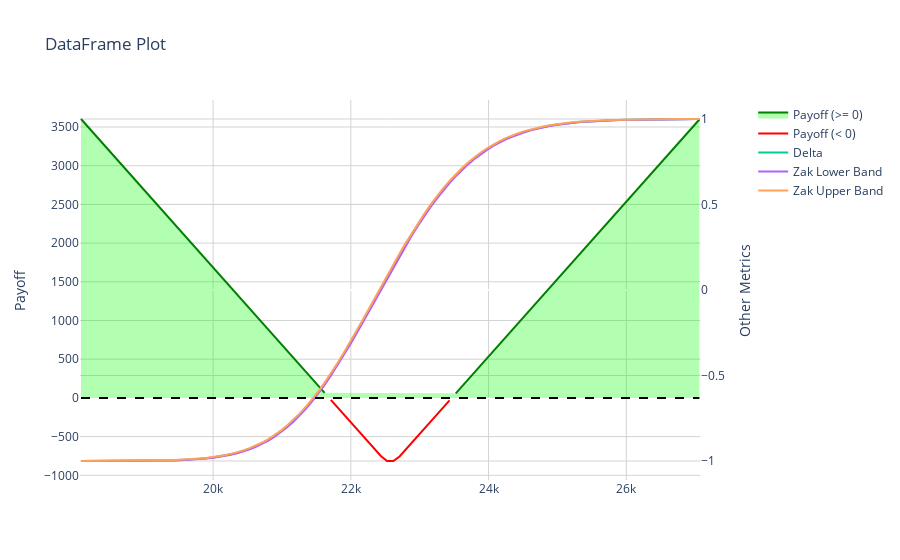

Notebook source saved alongside this figure:
### Code cell
import plotly.graph_objects as go
from plotly.subplots import make_subplots
import numpy as np

# Ensure that the DataFrame has the required columns:
# 'S', 'payoff', 'delta', 'zak_lower_band', and 'zak_upper_band'

# Create separate columns for payoff above and below zero.
df['payoff_positive'] = df['payoff'].where(df['payoff'] >= 0, np.nan)
df['payoff_negative'] = df['payoff'].where(df['payoff'] < 0, np.nan)

# Create a figure with a secondary y-axis.
fig = make_subplots(specs=[[{"secondary_y": True}]])

# Add the positive payoff trace with a green shaded fill.
fig.add_trace(
    go.Scatter(
        x=df['S'],
        y=df['payoff_positive'],
        mode='lines',
        name='Payoff (>= 0)',
        line=dict(color='green'),
        fill='tozeroy',
        fillcolor='rgba(0, 255, 0, 0.3)'
    ),
    secondary_y=False
)

# Add the negative payoff trace with a red line.
fig.add_trace(
    go.Scatter(
        x=df['S'],
        y=df['payoff_negative'],
        mode='lines',
        name='Payoff (< 0)',
        line=dict(color='red')
    ),
    secondary_y=False
)

# Add a horizontal line at y=0.
fig.add_shape(
    type="line",
    x0=df['S'].min(),
    x1=df['S'].max(),
    y0=0,
    y1=0,
    line=dict(color="black", dash="dash"),
    xref="x",
    yref="y"
)

# Plot the additional metrics on the secondary y-axis.
fig.add_trace(
    go.Scatter(
        x=df['S'],
        y=df['delta'],
        mode='lines',
        name='Delta'
    ),
    secondary_y=True
)

fig.add_trace(
    go.Scatter(
        x=df['S'],
        y=df['zak_lower_band'],
        mode='lines',
        name='Zak Lower Band'
    ),
    secondary_y=True
)

fig.add_trace(
    go.Scatter(
        x=df['S'],
        y=df['zak_upper_band'],
        mode='lines',
        name='Zak Upper Band'
    ),
    secondary_y=True
)

# Update layout: set a white background.
fig.update_layout(
    title='DataFrame Plot',
    plot_bgcolor='white',
    paper_bgcolor='white'
)

# Update x-axis: enable grid lines and place the x-axis line (and its tick labels) at y=0.
fig.update_xaxes(
    position=0,          # Places the x-axis at y=0
    showgrid=True,
    gridwidth=1,
    gridcolor='lightgray'
)

# Update y-axes: enable grid lines for both y-axes.
fig.update_yaxes(
    showgrid=True,
    gridwidth=1,
    gridcolor='lightgray',
    secondary_y=False,
    title_text='Payoff'
)
fig.update_yaxes(
    showgrid=True,
    gridwidth=1,
    gridcolor='lightgray',
    secondary_y=True,
    title_text='Other Metrics'
)

fig.show()
